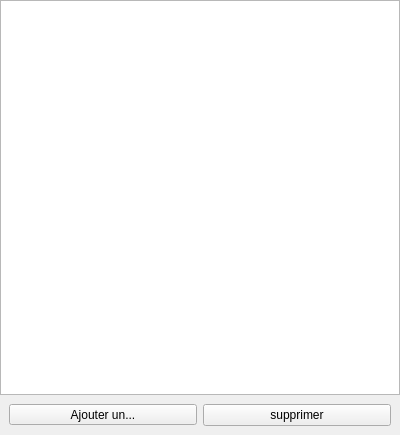
<?xml version="1.0" encoding="UTF-8"?>
<ui version="4.0">
 <class>Aline::ProjectTreeDockWidget</class>
 <widget class="QDockWidget" name="Aline::ProjectTreeDockWidget">
  <property name="geometry">
   <rect>
    <x>0</x>
    <y>0</y>
    <width>400</width>
    <height>435</height>
   </rect>
  </property>
  <property name="windowTitle">
   <string>Arborescence du projet</string>
  </property>
  <widget class="QWidget" name="dockWidgetContents">
   <layout class="QVBoxLayout" name="verticalLayout">
    <property name="spacing">
     <number>0</number>
    </property>
    <property name="leftMargin">
     <number>0</number>
    </property>
    <property name="topMargin">
     <number>0</number>
    </property>
    <property name="rightMargin">
     <number>0</number>
    </property>
    <property name="bottomMargin">
     <number>0</number>
    </property>
    <item>
     <widget class="QTreeView" name="treeView"/>
    </item>
    <item>
     <widget class="QWidget" name="widget" native="true">
      <layout class="QHBoxLayout" name="horizontalLayout">
       <item>
        <widget class="QToolButton" name="toolButton_new">
         <property name="sizePolicy">
          <sizepolicy hsizetype="Minimum" vsizetype="Fixed">
           <horstretch>0</horstretch>
           <verstretch>0</verstretch>
          </sizepolicy>
         </property>
         <property name="text">
          <string>Ajouter un...</string>
         </property>
         <property name="toolButtonStyle">
          <enum>Qt::ToolButtonTextBesideIcon</enum>
         </property>
         <property name="autoRaise">
          <bool>false</bool>
         </property>
         <property name="arrowType">
          <enum>Qt::NoArrow</enum>
         </property>
        </widget>
       </item>
       <item>
        <widget class="QPushButton" name="pushButtonSuppr">
         <property name="text">
          <string>supprimer</string>
         </property>
        </widget>
       </item>
      </layout>
     </widget>
    </item>
   </layout>
  </widget>
 </widget>
 <resources/>
 <connections/>
</ui>
